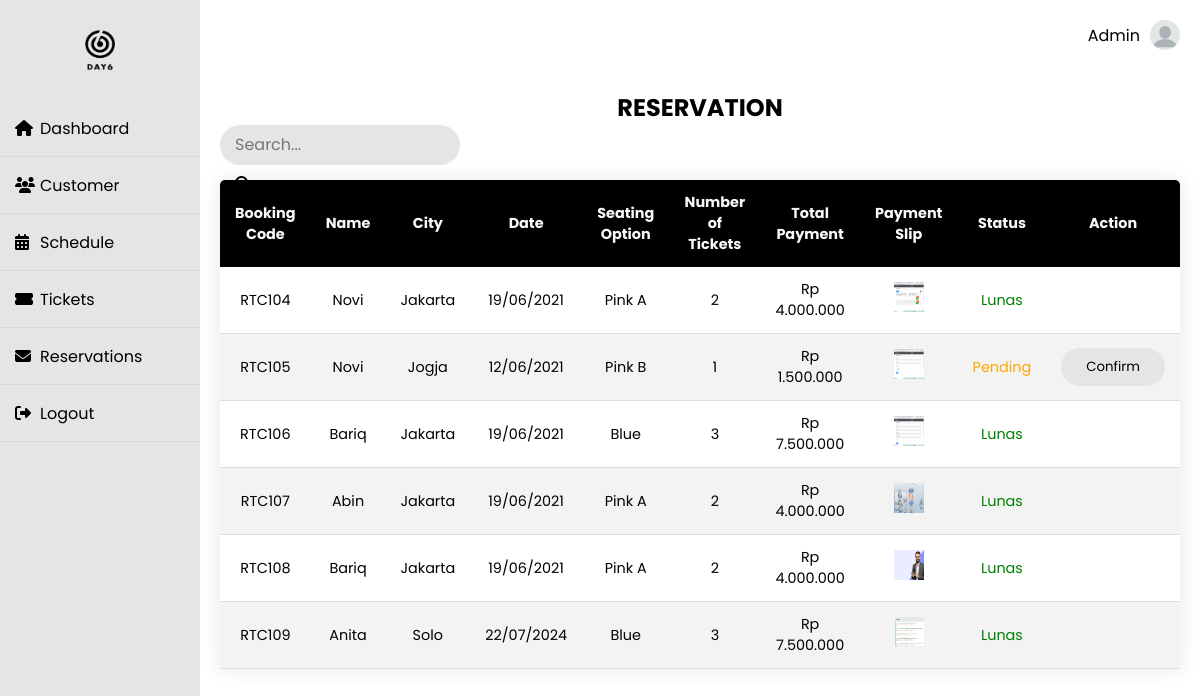
/reservasi_admin.php (signed in), run on the app's committed database.
### tables this page shows
CREATE TABLE `reservasi` (
  `kode_booking` int(6) NOT NULL,
  `id_user` int(4) NOT NULL,
  `kode_jadwal` varchar(4) NOT NULL,
  `kode_tiket` varchar(4) NOT NULL,
  `jumlah_tiket` int(4) NOT NULL,
  `total_harga` int(11) DEFAULT NULL,
  `bukti_pembayaran` varchar(100) DEFAULT NULL,
  `status` enum('Belum dibayar','Pending','Lunas') DEFAULT NULL
);

CREATE TABLE `user` (
  `id_user` int(4) NOT NULL,
  `name` varchar(20) NOT NULL,
  `no_hp` varchar(15) NOT NULL,
  `email` varchar(50) NOT NULL,
  `password` varchar(40) NOT NULL,
  `level` enum('Admin','Customer') NOT NULL
);

CREATE TABLE `jadwal` (
  `kode_jadwal` varchar(4) NOT NULL,
  `city` varchar(20) NOT NULL,
  `date` date NOT NULL
);

CREATE TABLE `tiket` (
  `kode_tiket` varchar(4) NOT NULL,
  `seat` varchar(10) NOT NULL,
  `price` int(11) NOT NULL,
  `stock` int(3) NOT NULL
);

### koneksi.php (called while the page is built, shortened)
<?php
    function rupiah($angka){
        $hasil_rupiah = "Rp " . number_format($angka,0,',','.');
        return $hasil_rupiah;
    }
?>

### reservasi_admin.php (the view, shortened to what this page needs)
<?php
    include "koneksi.php";
?>
<!DOCTYPE html>
<html>
    <head>
        <link rel="stylesheet" type="text/css" href="css/reservasi_admin.css">
    </head>
    <body>
        <div class="wrapper">
            <div class="sidebar">
                <img class="logo" src="img/logo.png" alt="logo">
                <ul>
                    <li><a href="dashboard.php"><i class="fas fa-home"></i>Dashboard</a></li>
                    <li><a href="customer.php"><i class="fas fa-users"></i>Customer</a></li>
                    <li><a href="schedule.php"><i class="fas fa-calendar-alt"></i>Schedule</a></li>
                    <li><a href="ticket.php"><i class="fas fa-ticket-alt"></i>Tickets</a></li>
                    <li><a href="reservasi_admin.php"><i class="fas fa-envelope"></i>Reservations</a></li>
                    <li><a href="logout.php"><i class="fas fa-sign-out-alt"></i>Logout</a></li>
            </div>
            <div class="main_content">
                <div class="header">
                    Admin
                    <img src="img/profile.jpg" alt=""></a>
                </div>
                <div class="content">
                    <div class="title">
                        <h2 align="center">RESERVATION</h2>
                    </div>
                    <div class="search-box">
                        <form action="" method="GET">
                            <input class="input-box" type="text" name="keyword" placeholder="Search...">
                            <a class="btn" href="#" type="submit" name="cari"><i class="fas fa-search"></i></a>
                        </form>
                    </div>
                    <table class="content-table" style="margin-left:auto;margin-right:auto">
                        <thead>
                            <tr>
                                <th>Booking Code</th>
                                <th>Name</th>
                                <th>City</th>
                                <th>Date</th>
                                <th>Seating Option</th>
                                <th>Number of Tickets</th>
                                <th>Total Payment</th>
                                <th>Payment Slip</th>
                                <th>Status</th>
                                <th>Action</th>
                            </tr>
                        </thead>
                        <tbody>
                            <?php
                                if(isset($_GET['keyword'])){
                                    $keyword = $_GET['keyword'];
                                    $query = mysqli_query($koneksi,"SELECT reservasi.kode_booking,user.name,jadwal.city,jadwal.date,tiket.seat,reservasi.jumlah_tiket,reservasi.total_harga,reservasi.bukti_pembayaran,reservasi.status FROM reservasi LEFT JOIN user ON reservasi.id_user = user.id_user LEFT JOIN jadwal ON reservasi.kode_jadwal = jadwal.kode_jadwal LEFT JOIN tiket ON reservasi.kode_tiket = tiket.kode_tiket where user.name like '%$keyword%' or jadwal.city like '%$keyword%'");
                                }
                                else{
                                $query = mysqli_query($koneksi,"SELECT reservasi.kode_booking,user.name,jadwal.city,jadwal.date,tiket.seat,reservasi.jumlah_tiket,reservasi.total_harga,reservasi.bukti_pembayaran,reservasi.status FROM reservasi LEFT JOIN user ON reservasi.id_user = user.id_user LEFT JOIN jadwal ON reservasi.kode_jadwal = jadwal.kode_jadwal LEFT JOIN tiket ON reservasi.kode_tiket = tiket.kode_tiket");
                                }
                                while ($ambil_data=mysqli_fetch_array($query)){
                            ?>
                                <tr>
                                    <td>RTC<?php echo $ambil_data['kode_booking'] ?></td>
                                    <td><?php echo $ambil_data['name'] ?></td>
                                    <td><?php echo $ambil_data['city'] ?></td>
                                    <td><?php echo date('d/m/Y', strtotime($ambil_data['date'])); ?></td>
                                    <td><?php echo $ambil_data['seat'] ?></td>
                                    <td><?php echo $ambil_data['jumlah_tiket'] ?></td>
                                    <td><?php echo rupiah($ambil_data['total_harga']); ?></td>
                                    <td><img class="kotak" id="gambar" src="img/<?= $ambil_data['bukti_pembayaran']==null?'default.jpg':$ambil_data['bukti_pembayaran']; ?>"></td>
                                    <td class="status-<?= $ambil_data['status']=='Belum dibayar'?'belum-bayar':($ambil_data['status']=='Pending'?'pending':'lunas'); ?>"><?= $ambil_data['status']; ?></td>
                                    <td>
                                        <form action="" method="POST">
                                            <?php if($ambil_data['status']=='Pending'): ?>
                                                <button class="button" type="submit" name="submit">Confirm</button>
                                            <?php endif; ?>
                                        </form>
                                    </td>
                                </tr>
                            <?php
                                }
                            ?>
                        </tbody>
                    </table>
                </div>
            </div>
        </div>
    </body>
</html>

### css/reservasi_admin.css (style rules this page uses)
* { margin: 0; padding: 0; box-sizing: border-box; list-style: none; text-decoration: none; font-family: 'Poppins', sans-serif; }
.logo { cursor: pointer; width: 30px; height: 40px; }
img { width: 30px; height: 30px; }
.header { display: flex; justify-content: flex-end; align-items: center; font-family: 'Poppins', sans-serif; }
.header img { border-radius: 50%; margin-left: 10px; }
.wrapper { display: flex; position: relative; }
.wrapper .sidebar { position: fixed; width: 200px; height: 100%; background: #E5E5E5; padding: 30px 0; }
.wrapper .sidebar .logo { display: block; margin-left: auto; margin-right: auto; margin-bottom: 30px; }
.wrapper .sidebar ul li { padding: 15px; border-bottom: 1px solid rgba(0, 0, 0, 0.05); border-top: 1px solid rgba(225, 225, 225, 0.05); }
.wrapper .sidebar ul li a { color: black; display: block; }
.wrapper .sidebar ul li a .fas { width: 25px; }
.wrapper .main_content { width: 100%; margin-left: 200px; }
.wrapper .main_content .header { padding: 20px; }
.wrapper .main_content .content { margin: 20px; }
.button { padding: 9px 25px; background-color: #e5e5e5 ; border: none; border-radius: 50px; cursor: pointer; transition: all 0.3s ease 0s; color: black; }
.search-box { background-color: #e5e5e5; height: 40px; border-radius: 40px; padding: 0 15px 0 15px; width: 25%; }
.input-box { border: none; outline: none; background: none; float: left; padding: 0; color: black; font-size: 16px; transition: 0.4s all; line-height: 40px; width: 200px; }
.btn { color: black; float: none; text-decoration: none; width: 40px; height: 40px; line-height: 40px; text-align: center; border-radius: 50%; }
.content-table { font-family: 'Poppins', sans-serif; border-collapse: collapse; margin: 15px 0; font-size: 0.9em; min-width: 400px; border-radius: 5px 5px 0 0; overflow: hidden; box-shadow: 0 0 20px rgba(0, 0, 0, 0.1); }
.content-table thead tr { background-color: #000000; color: #f8f8f8; text-align: center; font-weight: bold; }
.content-table th, .content-table td { padding: 12px 15px; text-align: center; }
.content-table tbody tr { border-bottom: 1px solid #dddddd; }
.content-table tbody tr:nth-last-of-type(odd) { background-color: #f3f3f3; }

### reservasi_admin.php (style rules this page uses)
.status-pending { color:orange; }
.status-lunas { color:green; }

### data on the page
reservasi: kode_booking "104", id_user.name "Novi", kode_jadwal.city "Jakarta", kode_jadwal.date "19/06/2021", kode_tiket.seat "Pink A", jumlah_tiket "2", total_harga "Rp 4.000.000", bukti_pembayaran (picture), status "Lunas"
reservasi: kode_booking "105", id_user.name "Novi", kode_jadwal.city "Jogja", kode_jadwal.date "12/06/2021", kode_tiket.seat "Pink B", jumlah_tiket "1", total_harga "Rp 1.500.000", bukti_pembayaran (picture), status "Pending", shows "Confirm"
reservasi: kode_booking "106", id_user.name "Bariq", kode_jadwal.city "Jakarta", kode_jadwal.date "19/06/2021", kode_tiket.seat "Blue", jumlah_tiket "3", total_harga "Rp 7.500.000", bukti_pembayaran (picture), status "Lunas"
reservasi: kode_booking "107", id_user.name "Abin", kode_jadwal.city "Jakarta", kode_jadwal.date "19/06/2021", kode_tiket.seat "Pink A", jumlah_tiket "2", total_harga "Rp 4.000.000", bukti_pembayaran (picture), status "Lunas"
reservasi: kode_booking "108", id_user.name "Bariq", kode_jadwal.city "Jakarta", kode_jadwal.date "19/06/2021", kode_tiket.seat "Pink A", jumlah_tiket "2", total_harga "Rp 4.000.000", bukti_pembayaran (picture), status "Lunas"
reservasi: kode_booking "109", id_user.name "Anita", kode_jadwal.city "Solo", kode_jadwal.date "22/07/2024", kode_tiket.seat "Blue", jumlah_tiket "3", total_harga "Rp 7.500.000", bukti_pembayaran (picture), status "Lunas"
